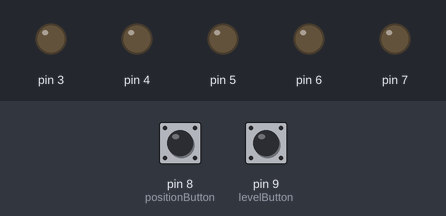
Recording of a sketch running on a simulated Arduino Uno, built with avr-gcc and run on an emulated ATmega328P. Shown: output pins drawn as LEDs (lit = HIGH). The test bench sets the inputs (shaded band); at power-on: pin 9 (levelButton) LOW, pin 8 (positionButton) LOW.

Above: at 3.7 s.
3.8 s: pin 9 (levelButton) pulled HIGH for 0.15 s
At 4.1 s:
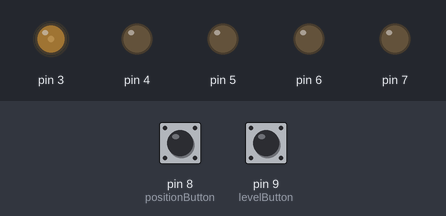
5.4 s: pin 9 (levelButton) pulled HIGH for 1 s
At 6.6 s:
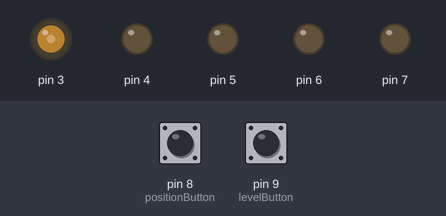
7.9 s: pin 9 (levelButton) pulled HIGH for 0.15 s
At 8.5 s:
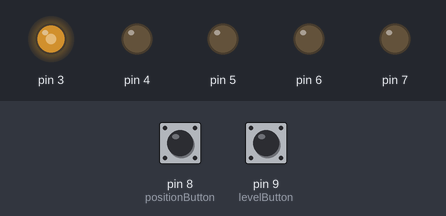
9.5 s: pin 9 (levelButton) pulled HIGH for 3.2 s
At 10.9 s:
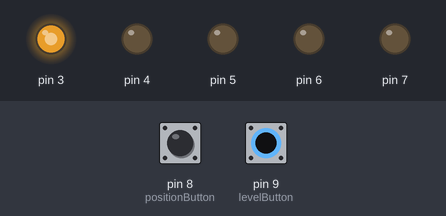
14.2 s: pin 8 (positionButton) pulled HIGH for 0.15 s
At 15.4 s:
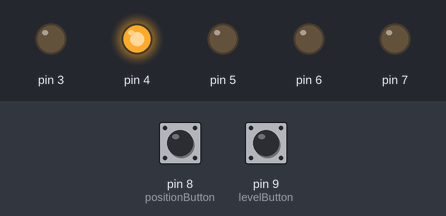
15.8 s: pin 8 (positionButton) pulled HIGH for 1 s
At 16.9 s:
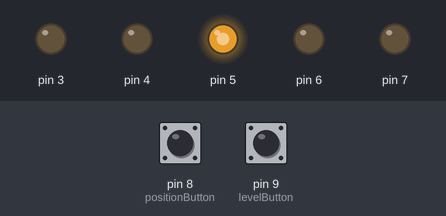
Timing chart, 0 to 18.8 s (numbered marks = the images above; inputs shaded):
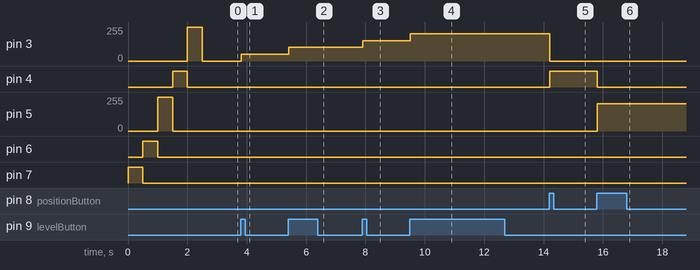

The sketch:

arduino_led_slash_buttons.ino
```cpp
//a new beggining
// declaration  of variables
const int levelButton = 9; // physical variable of the intensity of the led
const int positionButton =8; // physical variable of the position of the led
int pinNumber; // pinMode\
int  pinNumber[]= {3,4,5,6,7}; // array defining the pins
int ledlevel =0; // brightness
int ledPos =3; // led Positionning based on the value of the button
int val; // uptaing the  state of the Led's button
int oldval;
int posval; // updatint the state of the Led's position
int posoldval;
void setup() {
  Serial.begin(9600);
  for(pinNumber =7; pinNumber>2; pinNumber--) {
  pinMode(pinNumber, OUTPUT);
  digitalWrite(pinNumber, HIGH); // see if led is on
  delay(500);
  digitalWrite(pinNumber, LOW);
  }
  pinMode(levelButton, INPUT);
  pinMode(positionButton, INPUT);

}
int getledLevel() { //function getting the value of brightness of the led
  val= digitalRead(levelButton);
  if ((val== HIGH&&(oldval == LOW))) { // value being updated
    ledlevel = ledlevel+51; // plus 51 cuz max value of led =255;
    delay(10);
    if(ledlevel>255) {
      ledlevel =0;
    }
  }
  oldval =val; // value gettung updated
  return ledlevel; // return the brightness
}

// same sh**TT
int getledPos() {


  posval= digitalRead(positionButton);
  if ((posval== HIGH&&(posoldval == LOW))) {

    ledPos = ledPos+1;
    delay(10);
    if(ledPos>7) {
      ledPos = 3;
    }
  }
  posoldval =posval;
  return ledPos;
}

void loop() {

  // put your main code here, to run repeatedly:
    for(pinNumber =7; pinNumber>2; pinNumber--) {
      if( pinNumber ==  getledPos()){
        analogWrite(pinNumber, getledLevel());
    }
    else {
      digitalWrite(pinNumber, LOW);
    }
    }

}
```

Measured:
- after the input at 3.8 s, pin 3: 0/255 → 51/255 at once
- after the input at 5.4 s, pin 3: 51/255 → 102/255 at once
- after the input at 7.9 s, pin 3: 102/255 → 153/255 at once
- after the input at 9.5 s, pin 3: 153/255 → 204/255 at once
- after the input at 14.2 s, pin 3: 204/255 → 0/255 at once; pin 4: LOW → HIGH at once
- after the input at 15.8 s, pin 4: HIGH → LOW at once; pin 5: 0/255 → 204/255 at once
